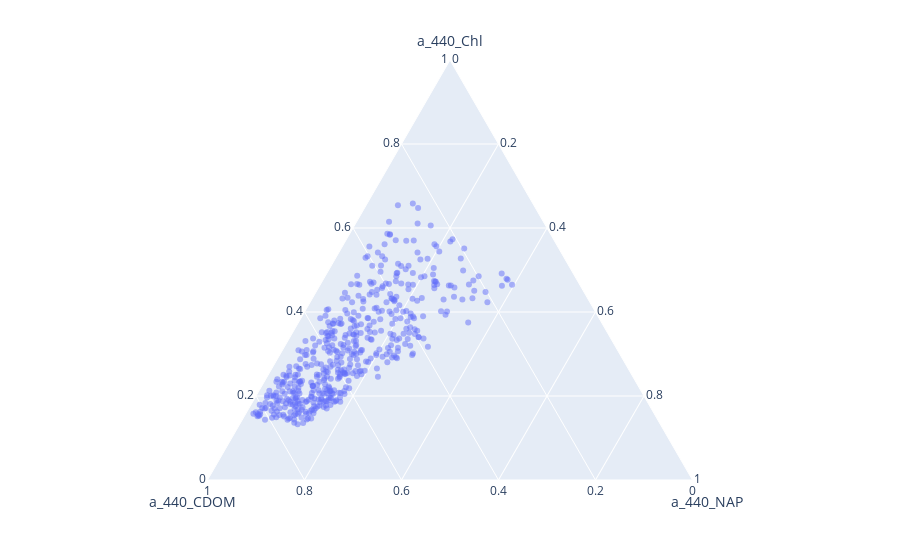

The code cell stored with this chart in its notebook:
### Code cell
px.scatter_ternary(ioccg, a='a_440_Chl', b='a_440_CDOM', c='a_440_NAP', opacity=.5)

### Figure 1 — Plotly figure (JSON) as saved in the notebook; plotly's stock layout.template omitted (floating-point values rounded to 4 significant figures; data arrays with more than 128 entries replaced by an {"elided": "..."} marker saying what was removed)
{"data": [{"a": {"elided": "500 float values"}, "b": {"elided": "500 float values"}, "c": {"elided": "500 float values"}, "hoverlabel": {"namelength": 0}, "hovertemplate": "a_440_Chl=%{a}<br>a_440_CDOM=%{b}<br>a_440_NAP=%{c}", "legendgroup": "", "marker": {"color": "#636efa", "opacity": 0.5, "symbol": "circle"}, "mode": "markers", "name": "", "showlegend": false, "subplot": "ternary", "type": "scatterternary"}], "layout": {"autosize": true, "legend": {"tracegroupgap": 0}, "margin": {"t": 60}, "ternary": {"aaxis": {"title": {"text": "a_440_Chl"}}, "baxis": {"title": {"text": "a_440_CDOM"}}, "caxis": {"title": {"text": "a_440_NAP"}}, "domain": {"x": [0, 1], "y": [0, 1]}}}}
